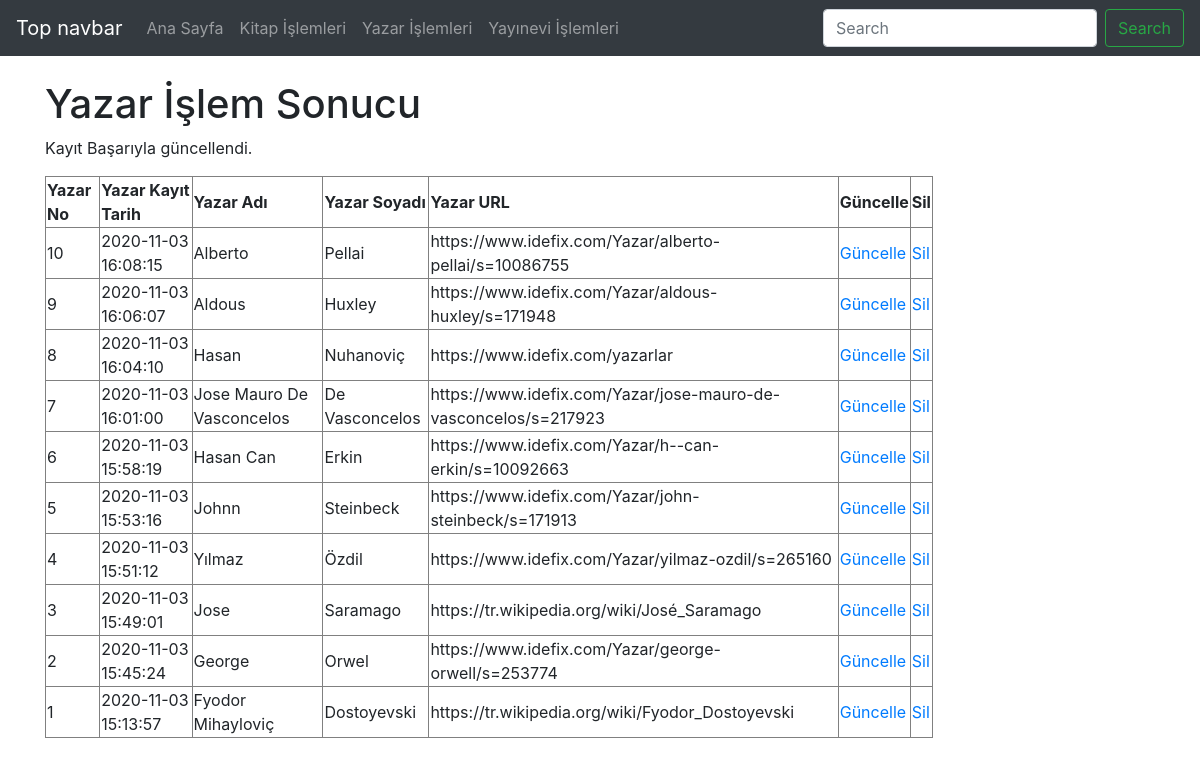
/yazar_guncellendi.php, run on the app's committed database.
### tables this page shows
CREATE TABLE `yazar` (
  `yazarKayitNo` smallint(11) NOT NULL COMMENT 'yazar numara bilgisi',
  `yazarKayitTarih` timestamp NOT NULL DEFAULT CURRENT_TIMESTAMP COMMENT 'yazar kayıt bilgisi',
  `yazarAdi` varchar(50) NOT NULL COMMENT 'yazar adı bilgisi',
  `yazarSoyadi` varchar(50) NOT NULL COMMENT 'yazar soyadı bilgisi',
  `yazarURL` varchar(200) NOT NULL COMMENT 'yazar URL'
);

### yazar_guncellendi.php (the view, shortened to what this page needs)
<?php
    require_once("baglanti.php");
    $yazarKayitNo = mysqli_real_escape_string($baglanti, $_POST['yazarKayitNo']);
    $yazarAdi = mysqli_real_escape_string($baglanti, $_POST['yazarAdi']);
    $yazarSoyadi = mysqli_real_escape_string($baglanti, $_POST['yazarSoyadi']);
    $yazarURL = mysqli_real_escape_string($baglanti, $_POST['yazarURL']);
    $sorgu = "UPDATE yazar SET yazarAdi = '$yazarAdi', yazarSoyadi = '$yazarSoyadi', yazarURL = '$yazarURL' WHERE yazarKayitNo = $yazarKayitNo";
    if (mysqli_query($baglanti, $sorgu)) {
        $islemSonuc = "Kayıt Başarıyla güncellendi.";
    } else {
        $islemSonuc = "Hata: " . $sorgu . "<br>" . mysqli_error($baglanti);
    }
    $sorgu2 = mysqli_query($baglanti, "SELECT * FROM yazar ORDER BY yazarKayitNo DESC");
?>
<!DOCTYPE html>
<html lang="tr"><head><meta http-equiv="Content-Type" content="text/html; charset=UTF-8">
<link href="bootstrap.min.css" rel="stylesheet">
    <link href="./katalog_files/navbar-top.css" rel="stylesheet">
  </head>
  <body>
    <nav class="navbar navbar-expand-md navbar-dark bg-dark mb-4">
  <a class="navbar-brand" href="https://getbootstrap.com/docs/4.4/examples/navbar-static/#">Top navbar</a>
  <div class="collapse navbar-collapse" id="navbarCollapse">
    <ul class="navbar-nav mr-auto">
      <li class="nav-item">
        <a class="nav-link" href="index.php">Ana Sayfa </a>
      </li>
      <li class="nav-item">
        <a class="nav-link" href="kitap.php">Kitap İşlemleri</a>
      </li>
      <li class="nav-item">
        <a class="nav-link" href="yazar.php">Yazar İşlemleri</a>
      </li>
      <li class="nav-item">
        <a class="nav-link" href="yayinevi.php">Yayınevi İşlemleri</a>
      </li>
    </ul>
    <form class="form-inline mt-2 mt-md-0">
      <input class="form-control mr-sm-2" type="text" placeholder="Search" aria-label="Search">
      <button class="btn btn-outline-success my-2 my-sm-0" type="submit">Search</button>
    </form>
  </div>
</nav>
<main role="main" class="container">
<h1>Yazar İşlem Sonucu</h1>
<p><?php echo $islemSonuc; ?></p>
<?php
echo("<table border=1 width=80%>");
    echo("<tr>");
    echo("<td><b>Yazar No</b></td>");
    echo("<td><b>Yazar Kayıt Tarih</b></td>");
    echo("<td><b>Yazar Adı</b></td>");
    echo("<td><b>Yazar Soyadı</b></td>");
    echo("<td><b>Yazar URL</b></td>");
    echo("<td><b>Güncelle</b></td>");
    echo("<td><b>Sil</b></td>");
    echo("</tr>");
while($satir = mysqli_fetch_assoc($sorgu2)){
    echo("<tr>");
    echo("<td>".$satir["yazarKayitNo"]."</td>");
    echo("<td>".$satir["yazarKayitTarih"]."</td>");
    echo("<td>".$satir["yazarAdi"]."</td>");
    echo("<td>".$satir["yazarSoyadi"]."</td>");
    echo("<td>".$satir["yazarURL"]."</td>");
    echo("<td><a href='guncellenecek.php?yazarKayitNo=".$satir["yazarKayitNo"]."'>Güncelle</a></td>");
    echo("<td><a href='yazarsil.php?yazarKayitNo=".$satir["yazarKayitNo"]."'>Sil</a></td>");
    echo("</tr>");
            }
echo("</table>");
?>
</main>
</body></html>

### navbar-top.css (style rules this page uses)
body { min-height: 75rem; }

### data on the page
yazar: yazarKayitNo "10", yazarKayitTarih "2020-11-03 16:08:15", yazarAdi "Alberto", yazarSoyadi "Pellai", yazarURL "https://www.idefix.com/Yazar/alberto-pellai/s=10086755"
yazar: yazarKayitNo "9", yazarKayitTarih "2020-11-03 16:06:07", yazarAdi "Aldous", yazarSoyadi "Huxley", yazarURL "https://www.idefix.com/Yazar/aldous-huxley/s=171948"
yazar: yazarKayitNo "8", yazarKayitTarih "2020-11-03 16:04:10", yazarAdi "Hasan", yazarSoyadi "Nuhanoviç", yazarURL "https://www.idefix.com/yazarlar"
yazar: yazarKayitNo "7", yazarKayitTarih "2020-11-03 16:01:00", yazarAdi "Jose Mauro De Vasconcelos", yazarSoyadi "De Vasconcelos", yazarURL "https://www.idefix.com/Yazar/jose-mauro-de-vasconcelos/s=217923"
yazar: yazarKayitNo "6", yazarKayitTarih "2020-11-03 15:58:19", yazarAdi "Hasan Can", yazarSoyadi "Erkin", yazarURL "https://www.idefix.com/Yazar/h--can-erkin/s=10092663"
yazar: yazarKayitNo "5", yazarKayitTarih "2020-11-03 15:53:16", yazarAdi "Johnn", yazarSoyadi "Steinbeck", yazarURL "https://www.idefix.com/Yazar/john-steinbeck/s=171913"
yazar: yazarKayitNo "4", yazarKayitTarih "2020-11-03 15:51:12", yazarAdi "Yılmaz", yazarSoyadi "Özdil", yazarURL "https://www.idefix.com/Yazar/yilmaz-ozdil/s=265160"
yazar: yazarKayitNo "3", yazarKayitTarih "2020-11-03 15:49:01", yazarAdi "Jose", yazarSoyadi "Saramago", yazarURL "https://tr.wikipedia.org/wiki/José_Saramago"
yazar: yazarKayitNo "2", yazarKayitTarih "2020-11-03 15:45:24", yazarAdi "George", yazarSoyadi "Orwel", yazarURL "https://www.idefix.com/Yazar/george-orwell/s=253774"
yazar: yazarKayitNo "1", yazarKayitTarih "2020-11-03 15:13:57", yazarAdi "Fyodor Mihayloviç", yazarSoyadi "Dostoyevski", yazarURL "https://tr.wikipedia.org/wiki/Fyodor_Dostoyevski"

### other printed values
$islemSonuc "Kayıt Başarıyla güncellendi."
